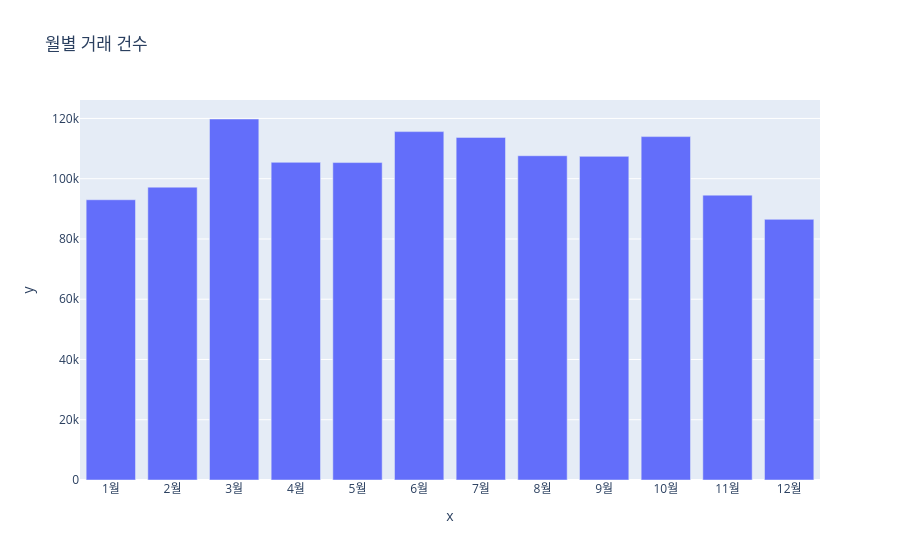

The code cell stored with this chart in its notebook:
### Code cell
seoul_df=seoul[['계약일','계약년월']].copy()
seoul_df['월'] = seoul_df['계약년월'] % 100
month_count_df = seoul_df.groupby('월')[['계약일']].count()
month_count_df = month_count_df.reset_index()
fig = px.bar(
    x=month_count_df['월'],
    y=month_count_df['계약일'], title='월별 거래 건수',
    labels={
        '월': '월',
        '계약일': '거래 건수'}
)
# x행
fig.update_xaxes(
    tickmode='array',
    tickvals=list(range(1, 13)),
    ticktext=[f'{m}월' for m in range(1, 13)]
)
fig.write_html('./image/seoul_bar.html')
fig.show()

### Figure 1 — Plotly figure (JSON) as saved in the notebook; plotly's stock layout.template omitted (floating-point values rounded to 4 significant figures)
{"data": [{"hovertemplate": "x=%{x}<br>y=%{y}<extra></extra>", "legendgroup": "", "marker": {"color": "#636efa", "pattern": {"shape": ""}}, "name": "", "orientation": "v", "showlegend": false, "textposition": "auto", "type": "bar", "x": [1, 2, 3, 4, 5, 6, 7, 8, 9, 10, 11, 12], "xaxis": "x", "y": [93015, 97190, 119817, 105436, 105356, 115630, 113717, 107627, 107413, 113976, 94546, 86503], "yaxis": "y"}], "layout": {"barmode": "relative", "legend": {"tracegroupgap": 0}, "title": {"text": "월별 거래 건수"}, "xaxis": {"anchor": "y", "domain": [0, 1], "tickmode": "array", "ticktext": ["1월", "2월", "3월", "4월", "5월", "6월", "7월", "8월", "9월", "10월", "11월", "12월"], "tickvals": [1, 2, 3, 4, 5, 6, 7, 8, 9, 10, 11, 12], "title": {"text": "x"}}, "yaxis": {"anchor": "x", "domain": [0, 1], "title": {"text": "y"}}}}
